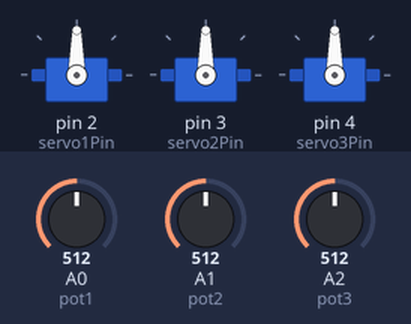
Simulated run of this sketch. Board: Arduino Uno, built with avr-gcc and run on an emulated ATmega328P. On the bench: 3 × servo. Inputs (shaded band) come from the test bench; at power-on: A0 (pot1) = 512, A1 (pot2) = 512, A2 (pot3) = 512.

Above: at 1.2 s.
1.3 s: A0 (pot1) set to 716
At 1.9 s:
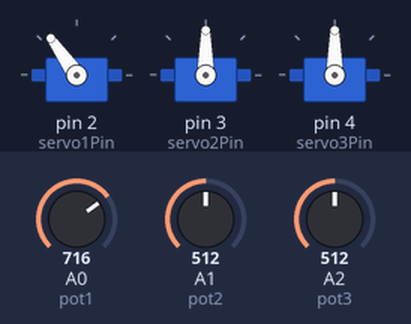
2.8 s: A1 (pot2) set to 716
At 4.0 s:
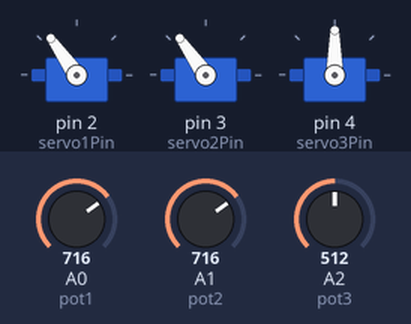
4.3 s: A2 (pot3) set to 716
At 5.3 s:
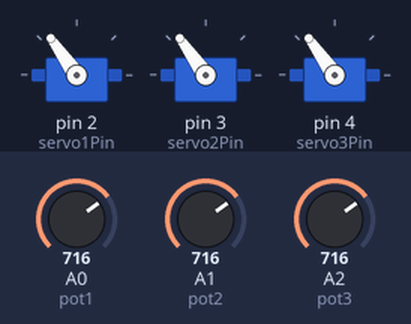
5.8 s: A0 (pot1) set to 900
At 6.5 s:
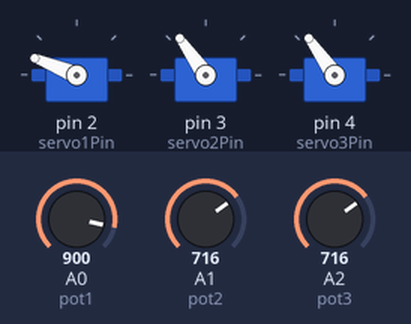
7.3 s: A1 (pot2) set to 900
At 7.6 s:
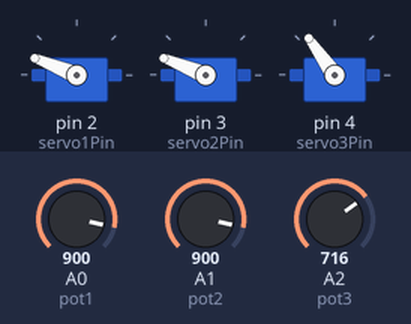
8.8 s: A2 (pot3) set to 900
At 9.9 s:
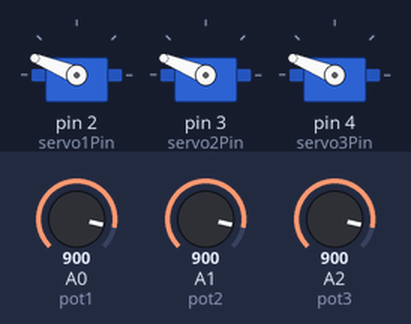
Timing chart, 0 to 11.3 s (numbered marks = the images above; inputs shaded):
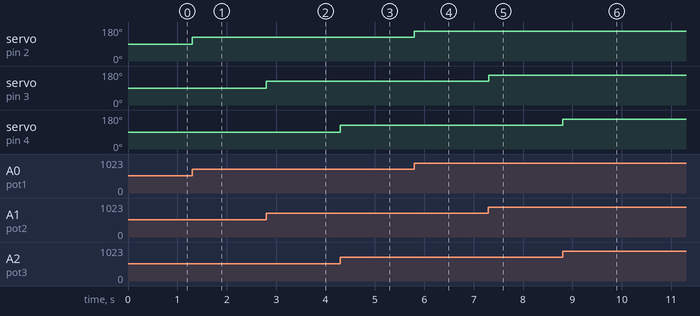

The sketch:

micro_servo_motor_com_potenci_metro1.ino
```cpp
#include   <Servo.h>

Servo servo1;
Servo servo2;
Servo servo3;

const int servo1Pin = 2;
const int servo2Pin = 3;
const int servo3Pin = 4;

const int pot1 = 0;
const int pot2 = 1;
const int pot3 = 2;

int potValue1;
int potValue2;
int potValue3;

void setup() {

servo1.attach(servo1Pin);
servo2.attach(servo2Pin);
servo3.attach(servo3Pin);

}
void loop() {

 potValue1 = analogRead (pot1);
 potValue1 = map(potValue1, 0, 1023, 0, 180);
 servo1.write(potValue1);

 potValue2 = analogRead (pot2);
 potValue2 = map(potValue2, 0, 1023, 0, 180);
 servo2.write(potValue2);

 potValue3 = analogRead (pot3);
 potValue3 = map(potValue3, 0, 1023, 0, 180);
 servo3.write(potValue3);

}
```

Measured:
- after the input at 1.3 s, servo on pin 2 (servo1Pin): 90° → 125° at once
- after the input at 2.8 s, servo on pin 3 (servo2Pin): 90° → 125° at once
- after the input at 4.3 s, servo on pin 4 (servo3Pin): 90° → 125° at once
- after the input at 5.8 s, servo on pin 2 (servo1Pin): 125° → 158° at once
- after the input at 7.3 s, servo on pin 3 (servo2Pin): 125° → 158° at once
- after the input at 8.8 s, servo on pin 4 (servo3Pin): 125° → 158° at once
